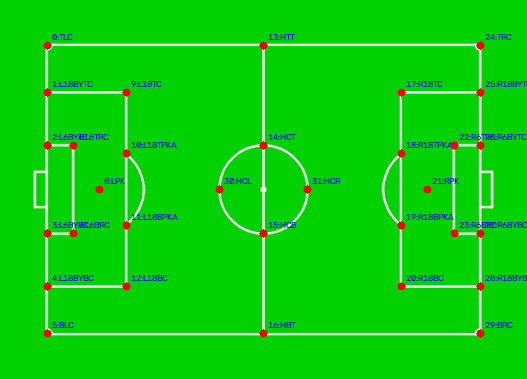
#> input picture overlay.png, 527 x 379 px
$ python quick.py ../overlay.png out.png
#> lines starting #> are read from the running program, lines starting #| are printed output that depends on the picture; after the words box and inside, x2 and y2 are one past the last pixel; in counts of white or black regions, pixels touching at a corner belong together
import sys
import cv2

NAMES = ["TLC","L18BYTC","L6BYTC","L6BYBC","L18BYBC","BLC","L6TRC","L6BRC","LPK",
         "L18TC","L18TPKA","L18BPKA","L18BC","HTT","HCT","HCB","HBT",
         "R18TC","R18TPKA","R18BPKA","R18BC","RPK","R6TRC","R6BRC",
         "TRC","R18BYTC","R6BYTC","R6BYBC","R18BYBC","BRC","HCL","HCR"]

KPTS = [
 (47,45),(47,92),(47,145),(47,233),(47,286),(47,333),
 (73,145),(73,233),(99,189),
 (126,92),(126,153),(126,225),(126,286),
 (263,45),(263,145),(263,233),(263,333),
 (401,92),(401,153),(401,225),(401,286),
 (427,189),(454,145),(454,233),
 (480,45),(480,92),(480,145),(480,233),(480,286),(480,333),
 (219,189),(307,189),
]

def main():
    if len(sys.argv) < 2:
        print("usage: python overlay_kpts.py <image> [output]")
        sys.exit(1)
    src = sys.argv[1]
    out = sys.argv[2] if len(sys.argv) > 2 else "overlay.png"

    img = cv2.imread(src)
#> img is the input picture: shape (379, 527, 3); mean B, G, R 11.6, 206.4, 10.6
    if img is None:
        sys.exit(f"could not read {src}")

    for i, (x, y) in enumerate(KPTS):
        cv2.circle(img, (x, y), 4, (0, 0, 255), -1)
        cv2.putText(img, f"{i}:{NAMES[i]}", (x + 5, y - 5),
                    cv2.FONT_HERSHEY_SIMPLEX, 0.3, (255, 0, 0), 1, cv2.LINE_AA)
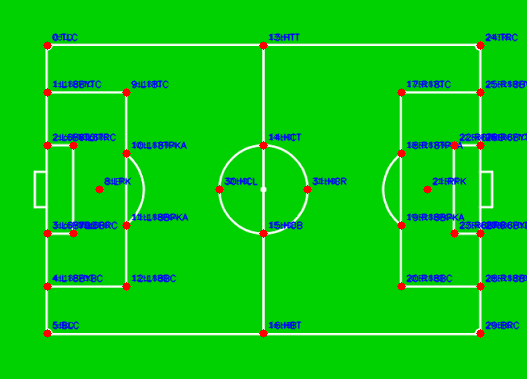
#> img: shape (379, 527, 3); 4.41% of pixels changed, all inside (x1, y1, x2, y2) = (52, 32, 527, 330)

    cv2.imwrite(out, img)
    print(f"saved {out}")
    cv2.imshow("keypoints", img)
    cv2.waitKey(0)
    cv2.destroyAllWindows()

if __name__ == "__main__":
    main()

$ run again, with birds_eye_view_field.png copied over overlay.png
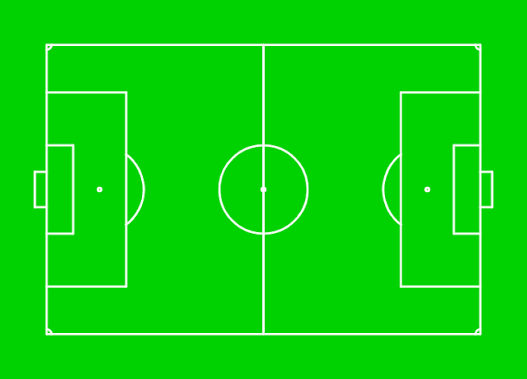
#> input picture birds_eye_view_field.png, 527 x 379 px
#> in main, img is the input picture: shape (379, 527, 3); mean B, G, R 9.6, 210.6, 9.6
#> after the loop in main, `for i, (x, y) in enumerate(KPTS):`:
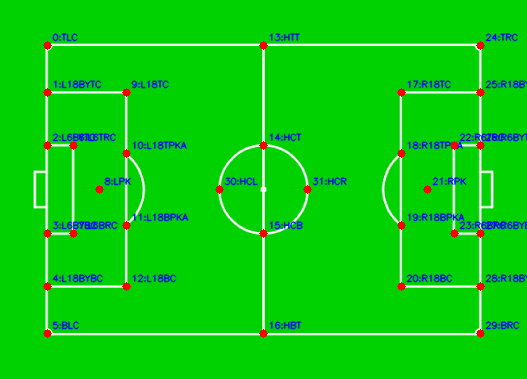
#> img: shape (379, 527, 3); 5.22% of pixels changed, all inside (x1, y1, x2, y2) = (43, 32, 527, 338)
